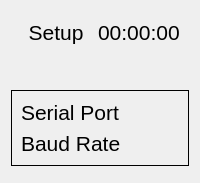
     <widget class="QWidget" name="page_01">
      <property name="styleSheet">
       <string notr="true">QFrame {
	font-size: 16pt;
}</string>
      </property>
      <layout class="QVBoxLayout" name="page_1_layout">
       <item>
        <widget class="QWidget" name="setup_title_widget" native="true">
         <property name="maximumSize">
          <size>
           <width>16777215</width>
           <height>70</height>
          </size>
         </property>
         <layout class="QHBoxLayout" name="horizontalLayout">
          <item>
           <widget class="QLabel" name="title_label">
            <property name="maximumSize">
             <size>
              <width>16777215</width>
              <height>70</height>
             </size>
            </property>
            <property name="styleSheet">
             <string notr="true">font-size: 16pt</string>
            </property>
            <property name="text">
             <string>Setup</string>
            </property>
            <property name="alignment">
             <set>Qt::AlignmentFlag::AlignCenter</set>
            </property>
           </widget>
          </item>
          <item>
           <widget class="QLabel" name="time_label">
            <property name="enabled">
             <bool>true</bool>
            </property>
            <property name="text">
             <string>00:00:00</string>
            </property>
           </widget>
          </item>
         </layout>
        </widget>
       </item>
       <item>
        <widget class="QWidget" name="stop_btn_widget" native="true">
         <property name="enabled">
          <bool>true</bool>
         </property>
         <property name="sizePolicy">
          <sizepolicy hsizetype="Preferred" vsizetype="Preferred">
           <horstretch>0</horstretch>
           <verstretch>0</verstretch>
          </sizepolicy>
         </property>
         <layout class="QHBoxLayout" name="stop_layout"/>
        </widget>
       </item>
       <item>
        <widget class="QWidget" name="selection_btn_widget" native="true">
         <property name="autoFillBackground">
          <bool>false</bool>
         </property>
         <property name="styleSheet">
          <string notr="true"/>
         </property>
         <layout class="QGridLayout" name="select_layout">
          <property name="leftMargin">
           <number>0</number>
          </property>
          <property name="topMargin">
           <number>0</number>
          </property>
          <property name="rightMargin">
           <number>0</number>
          </property>
          <property name="bottomMargin">
           <number>0</number>
          </property>
         </layout>
        </widget>
       </item>
       <item>
        <widget class="QFrame" name="stimulator_frame">
         <property name="frameShape">
          <enum>QFrame::Shape::Box</enum>
         </property>
         <layout class="QGridLayout" name="stimulator_layout">
          <item row="0" column="0">
           <widget class="QLabel" name="serial_port_label">
            <property name="text">
             <string>Serial Port</string>
            </property>
           </widget>
          </item>
          <item row="1" column="0">
           <widget class="QLabel" name="baud_rate_label">
            <property name="text">
             <string>Baud Rate</string>
            </property>
           </widget>
          </item>
         </layout>
        </widget>
       </item>
       <item>
        <widget class="QWidget" name="start_btn_widget" native="true">
         <layout class="QHBoxLayout" name="start_layout">
          <property name="spacing">
           <number>0</number>
          </property>
          <property name="leftMargin">
           <number>0</number>
          </property>
          <property name="topMargin">
           <number>0</number>
          </property>
          <property name="rightMargin">
           <number>0</number>
          </property>
          <property name="bottomMargin">
           <number>0</number>
          </property>
         </layout>
        </widget>
       </item>
      </layout>
     </widget>
